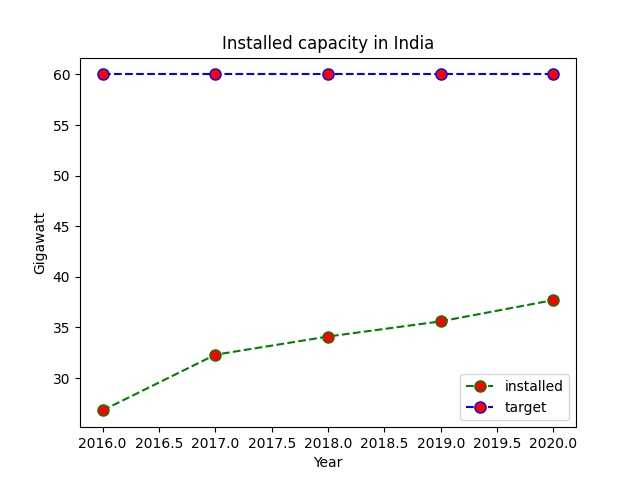

Generate this figure with Python:
import numpy as np
import matplotlib.pyplot as plt 
  
# line 1 points 
y1 = [26.8,32.3,34.1,35.6,37.7] 
x1 = [2016,2017,2018,2019,2020] 
y2 = [60, 60, 60, 60, 60]
plt.plot(x1, y1, label="installed", color='green',linestyle='dashed', marker='o',markerfacecolor='red', markersize=8)
plt.plot(x1, y2, label="target", color='blue',linestyle='dashed', marker='o',markerfacecolor='red', markersize=8)

# naming the x axis 
plt.xlabel('Year') 
# naming the y axis 
plt.ylabel('Gigawatt') 
# giving a title to my graph 
plt.title('Installed capacity in India') 
  
# show a legend on the plot 
plt.legend() 
  
# function to show the plot 
plt.show()
